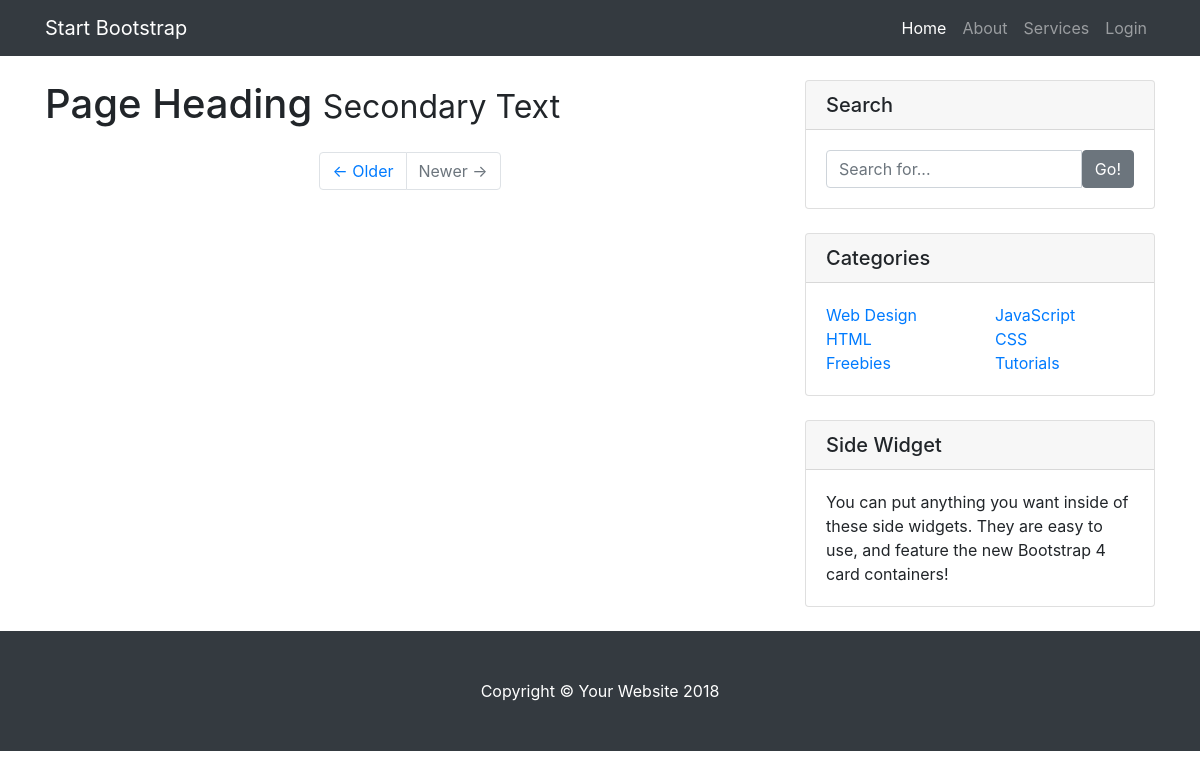
Before: / with the older database file.
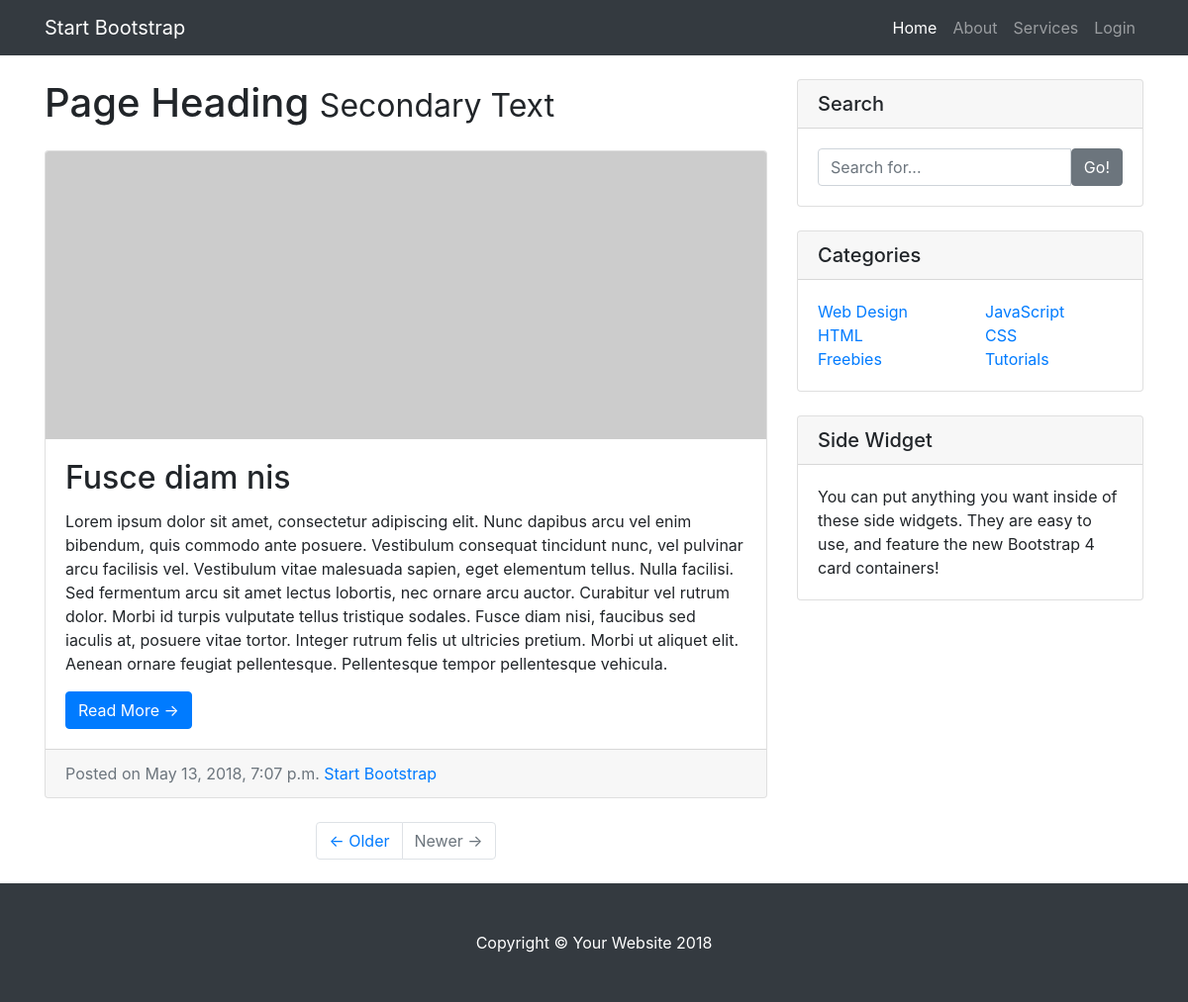
After: the same page with the newer database file.
### app/models.py (models this page shows, shortened)
class Article(models.Model):
    author = models.ForeignKey(User, on_delete=models.CASCADE, default=None)
    text = models.TextField(verbose_name='текст статьи')
    title = models.CharField(max_length=200, verbose_name='название статьи')
    created_date = models.DateTimeField(default=timezone.now)
    class Meta:
        verbose_name = 'статья'
        verbose_name_plural = 'статьи'

### app/views.py (the view)
# urls.py: 2. Add a URL to urlpatterns:  path('', views.home, name='home')
def home(request):
    user = request.user
    try:
        twitter_login = user.social_auth.get(provider='twitter')
    except:
        twitter_login = None
    try:
        vk_login = user.social_auth.get(provider='vk')
    except:
        vk_login = None
    content = {
        'articles': Article.objects.all(),
    }
    return render(request, 'home.html', content)

### templates/home.html (shortened to what this page needs)
{% extends 'base.html' %}
{% block content %}
    <h1 class="my-4">Page Heading
        <small>Secondary Text</small>
    </h1>
    {% for article in articles %}
        <div class="card mb-4">
            <img class="card-img-top" src="http://placehold.it/750x300" alt="Card image cap">
            <div class="card-body">
                <h2 class="card-title">{{ article.title }}</h2>
                <p class="card-text">{{ article.text }}</p>
                <a href="#" class="btn btn-primary">Read More &rarr;</a>
            </div>
            <div class="card-footer text-muted">
                Posted on {{ article.created_date }}
                <a href="#">Start Bootstrap</a>
            </div>
        </div>
    {% endfor %}
    <ul class="pagination justify-content-center mb-4">
        <li class="page-item">
            <a class="page-link" href="#">&larr; Older</a>
        </li>
        <li class="page-item disabled">
            <a class="page-link" href="#">Newer &rarr;</a>
        </li>
    </ul>
{% endblock %}

### templates/base.html (shortened to what this page needs)
<!doctype html>
<html lang="en">
<head>
<link rel="stylesheet" href="https://stackpath.bootstrapcdn.com/bootstrap/4.1.1/css/bootstrap.min.css">
</head>
<body>
<nav class="navbar navbar-expand-lg navbar-dark bg-dark">
    <div class="container">
        <a class="navbar-brand" href="#">Start Bootstrap</a>
        <div class="collapse navbar-collapse" id="navbarResponsive">
            <ul class="navbar-nav ml-auto">
                <li class="nav-item active">
                    <a class="nav-link" href="{% url 'home' %}">Home
                    </a>
                </li>
                <li class="nav-item">
                    <a class="nav-link" href="#">About</a>
                </li>
                <li class="nav-item">
                    <a class="nav-link" href="#">Services</a>
                </li>
                <li class="nav-item">
                    {% if user.is_authenticated %}
                        <a class="nav-link" href="{% url 'settings' %}">login as <strong>{{ user.username }}</strong></a>
                    {% else %}
                        <a class="nav-link" href="{% url 'login' %}">Login</a>
                    {% endif %}
                </li>
            </ul>
        </div>
    </div>
</nav>
<main role="main">
<div class="container">
    <div class="row">
        <div class="col-md-8">
            {% block content %}
            {% endblock %}
        </div>
        <div class="col-md-4">
            <div class="card my-4">
                <h5 class="card-header">Search</h5>
                <div class="card-body">
                    <div class="input-group">
                        <input type="text" class="form-control" placeholder="Search for...">
                        <span class="input-group-btn">
                            <button class="btn btn-secondary" type="button">Go!</button>
                        </span>
                    </div>
                </div>
            </div>
            <div class="card my-4">
                <h5 class="card-header">Categories</h5>
                <div class="card-body">
                    <div class="row">
                        <div class="col-lg-6">
                            <ul class="list-unstyled mb-0">
                                <li>
                                    <a href="#">Web Design</a>
                                </li>
                                <li>
                                    <a href="#">HTML</a>
                                </li>
                                <li>
                                    <a href="#">Freebies</a>
                                </li>
                            </ul>
                        </div>
                        <div class="col-lg-6">
                            <ul class="list-unstyled mb-0">
                                <li>
                                    <a href="#">JavaScript</a>
                                </li>
                                <li>
                                    <a href="#">CSS</a>
                                </li>
                                <li>
                                    <a href="#">Tutorials</a>
                                </li>
                            </ul>
                        </div>
                    </div>
                </div>
            </div>
            <div class="card my-4">
                <h5 class="card-header">Side Widget</h5>
                <div class="card-body">
                    You can put anything you want inside of these side widgets. They are easy to use, and feature the new Bootstrap 4 card containers!
                </div>
            </div>
        </div>
    </div>
</div>
</main>
<footer class="py-5 bg-dark">
    <div class="container">
        <p class="m-0 text-center text-white">Copyright &copy; Your Website 2018</p>
    </div>
</footer>
</body>
</html>

Changed rows visible on the page:
added Article: title "Fusce diam nis", text "Lorem ipsum dolor sit amet, consectetur adipiscing elit. Nunc dapibus arcu vel enim bibendum, quis commodo ante posuere. Vestibulum consequat tincidunt nunc, vel pulvinar arcu facilisis vel. Vestibulum vitae malesuada sapien, eget elementum tellus. Nulla facilisi. Sed fermentum arcu sit amet lectus lobortis, nec ornare arcu auctor. Curabitur vel rutrum dolor. Morbi id turpis vulputate tellus tristique sodales. Fusce diam nisi, faucibus sed iaculis at, posuere vitae tortor. Integer rutrum felis ut ultricies pretium. Morbi ut aliquet elit. Aenean ornare feugiat pellentesque. Pellentesque tempor pellentesque vehicula.", created_date "May 13, 2018, 7:07 p.m."
